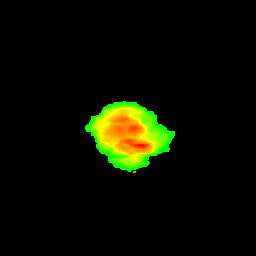
#> input picture heat/sagittal_heat.png, 256 x 256 px
$ python overlay.py
#> lines starting #> are read from the running program, lines starting #| are printed output that depends on the picture
#测试热力图堆叠
from PIL import Image

def overlay_images(source_img_path, target_img_path, output_img_path):
    # 打开源图片和目标图片
#> called with source_img_path = 'heat/sagittal_heat.png', target_img_path = 'heat/sagittal_slice.png', output_img_path = 'heat/result3.png'
    source_img = Image.open(source_img_path).convert("RGBA")
    target_img = Image.open(target_img_path).convert("RGBA")
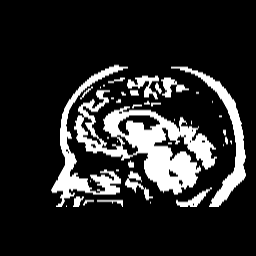
#> input picture heat/sagittal_slice.png, 256 x 256 px

    # 确保两张图片的大小相同
    if source_img.size != target_img.size:
        raise ValueError("Source and target images must have the same dimensions")

    # 获取图片数据
    source_pixels = source_img.load()
    target_pixels = target_img.load()

    # 遍历每一个像素
    for y in range(source_img.height):
        for x in range(source_img.width):
            r, g, b, a = source_pixels[x, y]
            # 检查是否不是黑色像素
            if (r, g, b) != (0, 0, 0):
                target_pixels[x, y] = (r, g, b, a)

    # 保存结果图片
    target_img.save(output_img_path)
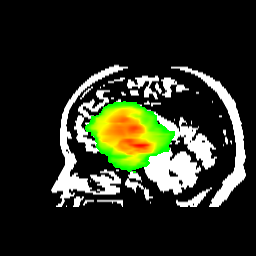
#> saved as result3.png: PIL image 256x256 RGBA; mean R, G, B, A 42.6, 45.9, 32.4, 255

# 示例使用
source_img_path = 'heat/sagittal_heat.png'  # 替换为你的源图片路径
target_img_path = 'heat/sagittal_slice.png'  # 替换为你的目标图片路径
output_img_path = 'heat/result3.png'  # 替换为你想要保存的输出图片路径

overlay_images(source_img_path, target_img_path, output_img_path)
